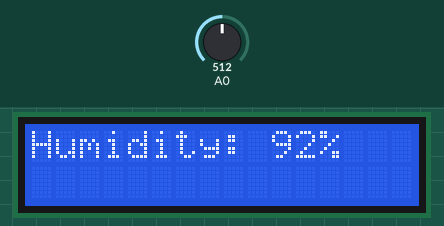
Recording of a sketch running on a simulated Arduino Uno, built with avr-gcc and run on an emulated ATmega328P. On the bench: 16×2 character LCD. Inputs (shaded band) come from the test bench; at power-on: A0 = 512. What the sketch prints to the serial monitor is not drawn.

Above: at 1.2 s.
1.3 s: A0 set to 631
At 2.5 s:
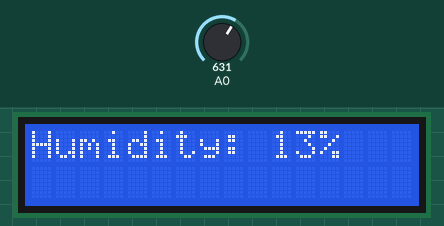
3.1 s: A0 set to 658
At 4.3 s:
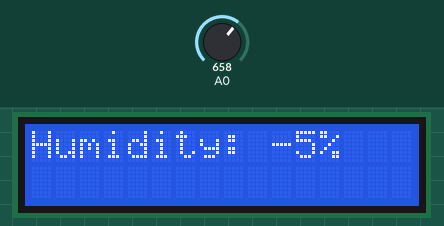
4.6 s: A0 set to 306
At 5.4 s:
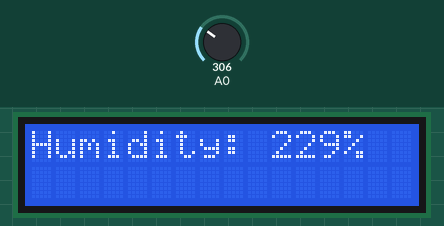
6.2 s: A0 set to 484
At 7.4 s:
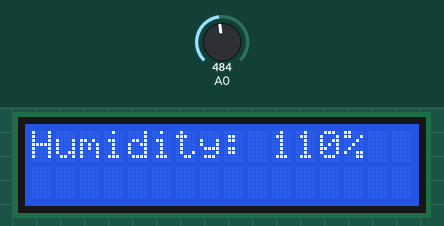
7.7 s: A0 set to 517
At 8.8 s:
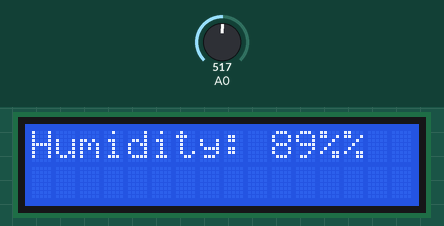
Timing chart, 0 to 10.2 s (numbered marks = the images above; inputs shaded):
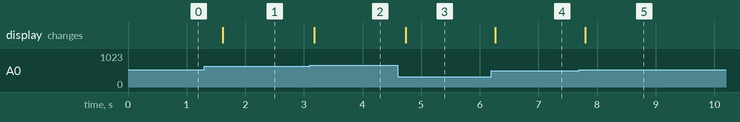

The sketch:

soil_moisture_sensor.ino
```cpp
// most sites approximate an ideal humidity level to lie between 40%-60%, but this varies on many factors
// including outside temperature, and the type/age of the plant

#include <LiquidCrystal.h>

const int dry = 650; // represents MIN dry soil moisture level
const int wet = 500; // represents MAX wet soil moisture level
LiquidCrystal lcd(12,11,5,4,3,2);

void setup() {
  lcd.begin(16,2);
  Serial.begin(9600);
}

// this function is for the purpose of displaying the soil moisture % on LCD screen for quicker viewing
int getPercent(int value) {
  int percentage = map(value, wet, dry, 100, 0);
  return percentage;
}

void loop() {
  int moistureLevel = analogRead(A0);
  int moisturePercent = getPercent(moistureLevel);
  Serial.print("Analog output: ");
  Serial.println(moistureLevel);
  Serial.print("Percent humiditiy: ");
  Serial.print(moisturePercent);
  Serial.println("%");

  if (moistureLevel < wet) {
    Serial.println("Status: soil is too wet");
  }
  else if (moistureLevel >= wet && moistureLevel < dry) {
    Serial.println("Status: soil moisture is good");
  }
  else {
    Serial.println("Status: soil is too dry -- need to water");
  }
  lcd.setCursor(0,0);
  lcd.print("Humidity: ");
  lcd.print(moisturePercent);
  lcd.print("%");
  delay(500);
  Serial.println();
}
```

Measured:
- the behaviour switches between 501 and 502 on A0 (found by bisection; images 4 and 5)
- after the input at 1.3 s, the display: changes after 0.32 s (image 1)
- after the input at 3.1 s, the display: changes after 0.07 s (image 2)
- after the input at 4.6 s, the display: changes after 0.13 s (image 3)
- after the input at 6.2 s, the display: changes after 0.06 s (image 4)
- after the input at 7.7 s, the display: changes after 0.10 s (image 5)
